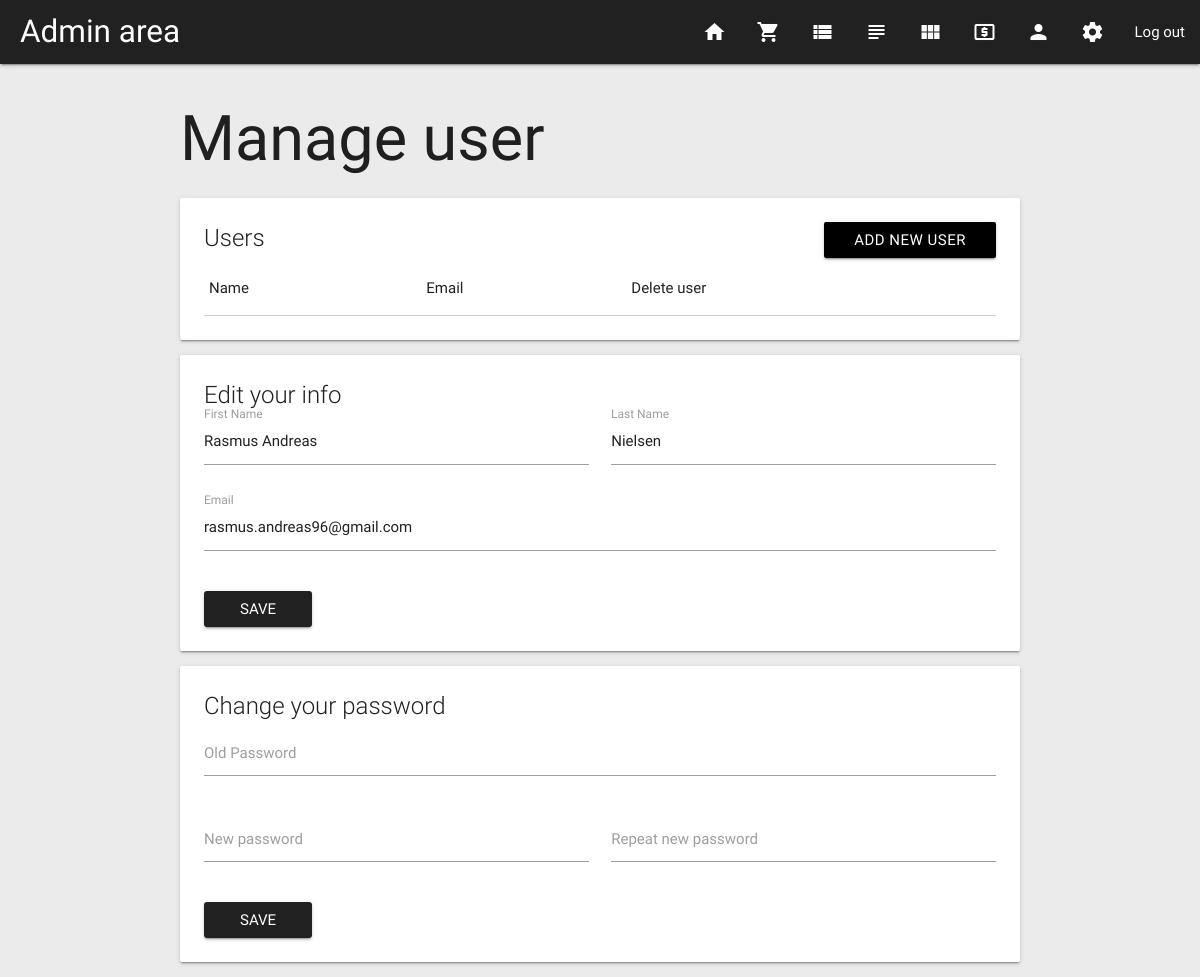
The app's page /admin/manage-user.php (signed in), older data.
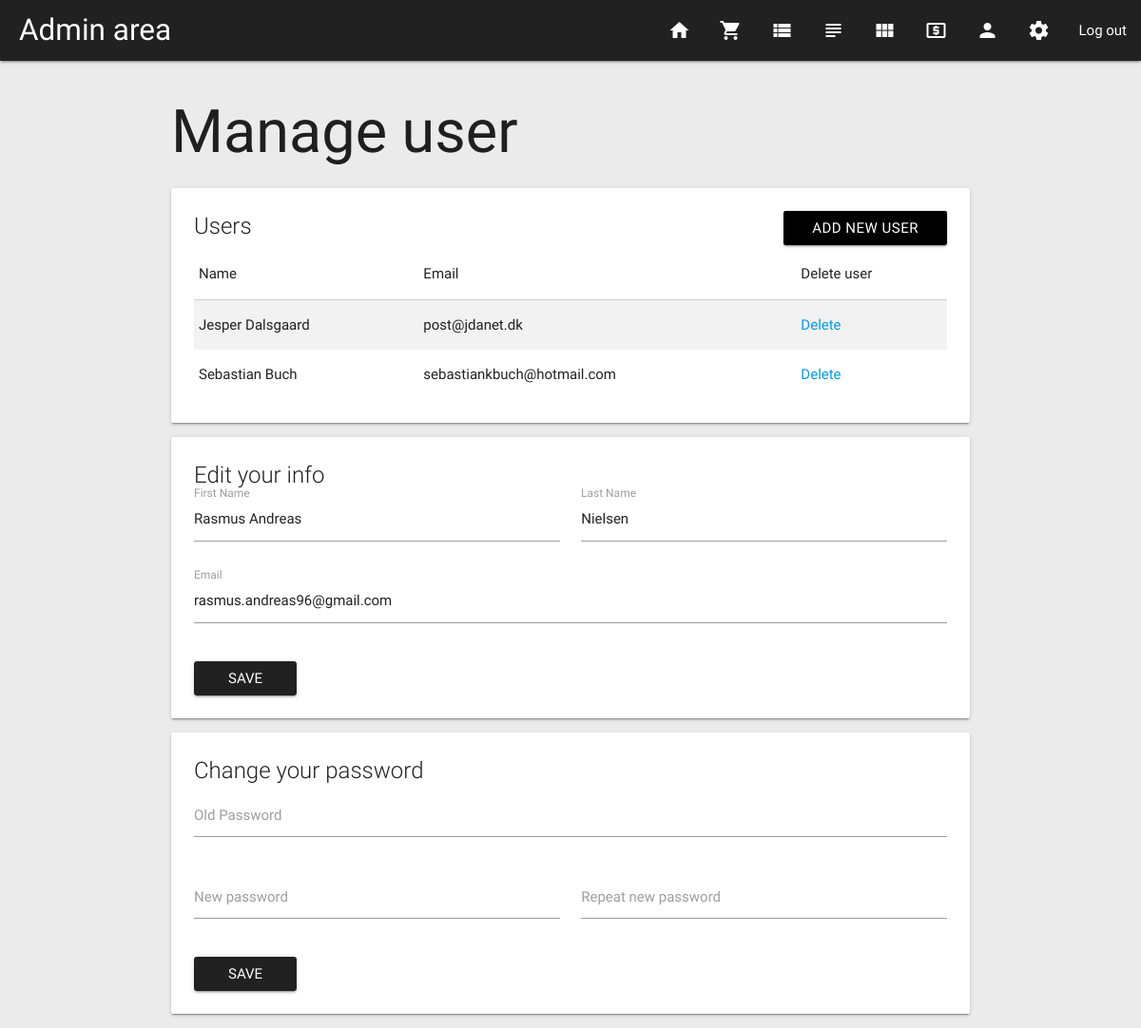
The same page, newer data.
### tables this page shows
CREATE TABLE User (
  UserEmail varchar(255) NOT NULL PRIMARY KEY,
  Password varchar(255) NOT NULL,
  FirstName varchar(255) NOT NULL,
  LastName varchar(255) NOT NULL,
  ResetKey varchar(255) NULL,
  AccessLevel int NOT NULL
);

### admin/includes/loginAdmin/session.php (called while the page is built, shortened)
<?php
	function logged_in() {
		return isset($_SESSION['UserEmail']);
	}
?>

### admin/class/Security.php (called while the page is built, shortened)
<?php
class Security {
  static function secureString($input) {
    $nohtml = filter_var($input, FILTER_SANITIZE_STRING);
    $trimmed = trim($nohtml);
    return $trimmed;
  }
}

### admin/class/Admin.php (called while the page is built, shortened)
<?php
class Admin extends Security {
  function GetAllUsers() {
    try {
        $conn = connectToDB();
        $handle = $conn->prepare("SELECT * FROM User WHERE NOT AccessLevel = 1");
        $handle->execute();
        $result = $handle->fetchAll( \PDO::FETCH_ASSOC );
        return $result;
    }
    catch(\PDOException $ex) {
        return print($ex->getMessage());
    }
  }
  function GetUserInfo($email) {
    try {
        $conn = DB::connect();
        $email = Security::secureString($email);
        $handle = $conn->prepare("SELECT * FROM User WHERE UserEmail = :UserEmail LIMIT 1");
        $handle->bindParam(':UserEmail', $email);
        $handle->execute();
        $result = $handle->fetchAll( \PDO::FETCH_ASSOC );
        return $result;
    }
    catch(\PDOException $ex) {
        return print($ex->getMessage());
    }
  }
}
?>

### admin/manage-user.php (the view, shortened to what this page needs)
<?php
require_once("../admin/includes/header.php");
?>
<?php
$users = new Admin($connection);
$userinfo = $users->GetUserInfo($_SESSION["UserEmail"]);
?>
<div class="container">
	<h1>Manage user</h1>
	<?php
	if ($_SESSION["AccessLevel"] == 1) {
		require_once("../admin/includes/partials/edit-superadmin.php");
	}
	?>
	<div class="card">
	  <div class="card-content">
	    <span class="card-title">Edit your info</span>
			<form class="col s12" action="manage-user.php?update=<?php echo $_SESSION["UserEmail"]; ?>" method="post">
	      <div class="row">
	        <div class="input-field col s6">
	          <input id="first_name" type="text" name="firstname" class="validate" value="<?php echo $userinfo[0]["FirstName"]; ?>">
	          <label for="first_name">First Name</label>
	        </div>
	        <div class="input-field col s6">
	          <input id="last_name" type="text" name="lastname" class="validate" value="<?php echo $userinfo[0]["LastName"]; ?>">
	          <label for="last_name">Last Name</label>
	        </div>
	      </div>
	      <div class="row">
	        <div class="input-field col s12">
	          <input id="email" type="email" name="email" class="validate" value="<?php echo $userinfo[0]["UserEmail"]; ?>">
	          <label for="email">Email</label>
	        </div>
	      </div>
				<input class="waves-effect waves-light btn grey darken-4 black" type="submit" name="submit" value="Save">
    	</form>
	  </div>
	</div>
	<div class="card">
	  <div class="card-content">
	    <span class="card-title">Change your password</span>
			<form class="col s12" action="manage-user.php?updatepass=<?php echo $_SESSION["UserEmail"]; ?>" method="post">
				<div class="row">
	        <div class="input-field col s12">
	          <input id="passold" type="password" class="validate">
	          <label for="passold">Old Password</label>
	        </div>
	      </div>
	      <div class="row">
	        <div class="input-field col s6">
	          <input id="pass" type="password" class="validate">
	          <label for="pass">New password</label>
	        </div>
	        <div class="input-field col s6">
	          <input id="passrepeat" type="password" class="validate">
	          <label for="passrepeat">Repeat new password</label>
	        </div>
	      </div>
				<input class="waves-effect waves-light btn grey darken-4 black" type="submit" name="submit" value="Save">
    	</form>
	  </div>
	</div>
</div>
<?php require_once("../admin/includes/footer.php"); ?>

### admin/includes/header.php (shortened to what this page needs)
<?php
require_once("includes/loginAdmin/session.php");
?>
<!DOCTYPE html>
<html lang="en">
  <head>
    <link rel="stylesheet" href="//netdna.bootstrapcdn.com/font-awesome/4.7.0/css/font-awesome.min.css">
    <link type="text/css" rel="stylesheet" href="../css/materialize.min.css"  media="screen,projection"/>
    <link rel="stylesheet" href="richtext/richtext.min.css">
    <link type="text/css" rel="stylesheet" href="css/dropzone.css" />
    <link type="text/css" rel="stylesheet" href="css/basic.css" />
    <link type="text/css" rel="stylesheet" href="../css/custom/custom.css" />
  </head>
  <body class="admin-area">
    <nav class="grey darken-4 admin-topnav">
      <div class="nav-wrapper">
        <a href="index.php" class="brand-logo">Admin area</a>
        <?php
        if (logged_in()) {
        ?>
        <ul class="right hide-on-med-and-down">
          <li class="tooltipped" data-position="bottom" data-delay="50" data-tooltip="Dashboard"><a href="index.php"><i class="material-icons">home</i></a></li>
          <li class="tooltipped" data-position="bottom" data-delay="50" data-tooltip="Manage orders"><a href="manage-orders.php"><i class="material-icons">shopping_cart</i></a></li>
          <li class="tooltipped" data-position="bottom" data-delay="50" data-tooltip="Manage products"><a href="manage-products.php"><i class="material-icons">view_list</i></a></li>
          <li class="tooltipped" data-position="bottom" data-delay="50" data-tooltip="Manage blog"><a href="manage-blog.php"><i class="material-icons">subject</i></a></li>
          <li class="tooltipped" data-position="bottom" data-delay="50" data-tooltip="Manage Categories"><a href="manage-categories.php"><i class="material-icons">view_module</i></a></li>
          <li class="tooltipped" data-position="bottom" data-delay="50" data-tooltip="Manage promocodes"><a href="manage-promocodes.php"><i class="material-icons">local_atm</i></a></li>
          <li class="tooltipped" data-position="bottom" data-delay="50" data-tooltip="Manage user"><a href="manage-user.php"><i class="material-icons">person</i></a></li>
          <li class="tooltipped" data-position="bottom" data-delay="50" data-tooltip="Shop settings"><a href="manage-settings.php"><i class="material-icons">settings</i></a></li>
          <li><a href="logout.php">Log out</a></li>
        </ul>
        <?php
        }
        ?>
      </div>
    </nav>

### admin/includes/partials/edit-superadmin.php
<?php
$allusers = $users->GetAllUsers();
?>
<div class="card">
  <div class="card-content">
    <span class="card-title left">Users</span><a class="waves-effect waves-light btn right black" href="new-user.php">Add new user</a>
    <table class="striped">
      <thead>
        <td>Name</td>
        <td>Email</td>
        <td>Delete user</td>
      </thead>
      <tbody>
<?php
foreach ($allusers as $user) {
?>
        <tr>
          <td><?php echo $user["FirstName"] . " " . $user["LastName"]; ?></td>
          <td><?php echo $user["UserEmail"]; ?></td>
          <td><a href="manage-user.php?remove=<?php echo $user["UserEmail"]; ?>">Delete</a></td>
        </tr>
<?php
}
?>
      </tbody>
    </table>
  </div>
</div>

### admin/includes/footer.php (shortened to what this page needs)
  </body>
</html>

### css/custom/custom.css (style rules this page uses)
body { position: relative; }
nav .brand-logo { display: inline-block; padding-left: 20px; }
.brand-logo { display: block; margin-right: 20px; }
.admin-area { background-color: #EBEBEB; }
.admin-area nav.admin-topnav { margin-bottom: 40px; }
.admin-area .input-field { margin-top: 0; }

Row changes from the older to the newer data that the page shows:
added user: FirstName "Jesper", LastName "Dalsgaard", UserEmail "post@jdanet.dk"
added user: FirstName "Sebastian", LastName "Buch", UserEmail "sebastiankbuch@hotmail.com"
